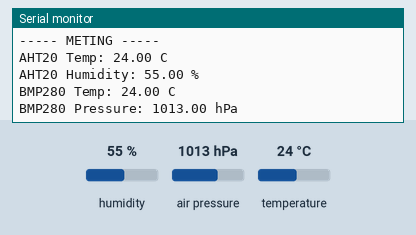
Simulated run of this sketch. Board: ESP32. Shown: the last lines printed to the serial monitor. The inputs (shaded band) are chosen by the test bench; at power-on: humidity 55 %, air pressure 1013 hPa, temperature 24 °C.

Above: at 4.2 s.
4.3 s: humidity set to 22 %
6.2 s: air pressure set to 952 hPa
At 6.5 s:
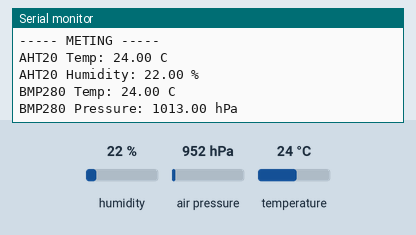
8.1 s: temperature set to 12 °C
At 9.6 s:
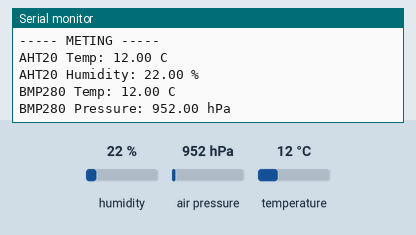

Measured:
- after the input at 8.1 s, the serial monitor: prints a new line after 1.2 s (image 2)

The sketch:

aht20bmp280apart.ino
```cpp
#include <Wire.h>
#include <Adafruit_AHTX0.h>
#include <Adafruit_BMP280.h>

#define SDA_PIN 8
#define SCL_PIN 9

Adafruit_AHTX0 aht;
Adafruit_BMP280 bmp;

void setup()
{
    Serial.begin(115200);

    delay(3000);

    Serial.println();
    Serial.println("=== Smart Air Clock Sensor Test ===");

    Wire.begin(SDA_PIN, SCL_PIN);

    if (!aht.begin())
    {
        Serial.println("AHT20 NIET GEVONDEN");
        while (true)
        {
            delay(100);
        }
    }

    Serial.println("AHT20 OK");

    if (!bmp.begin(0x77))
    {
        Serial.println("BMP280 NIET GEVONDEN");
        while (true)
        {
            delay(100);
        }
    }

    Serial.println("BMP280 OK");
    Serial.println();
}

void loop()
{
    sensors_event_t humidity;
    sensors_event_t temperature;

    aht.getEvent(
        &humidity,
        &temperature
    );

    float bmpTemp =
        bmp.readTemperature();

    float pressure =
        bmp.readPressure() / 100.0;

    Serial.println("----- METING -----");

    Serial.print("AHT20 Temp: ");
    Serial.print(
        temperature.temperature
    );
    Serial.println(" C");

    Serial.print("AHT20 Humidity: ");
    Serial.print(
        humidity.relative_humidity
    );
    Serial.println(" %");

    Serial.print("BMP280 Temp: ");
    Serial.print(
        bmpTemp
    );
    Serial.println(" C");

    Serial.print("BMP280 Pressure: ");
    Serial.print(
        pressure
    );
    Serial.println(" hPa");

    Serial.println();

    delay(3000);
}
```
